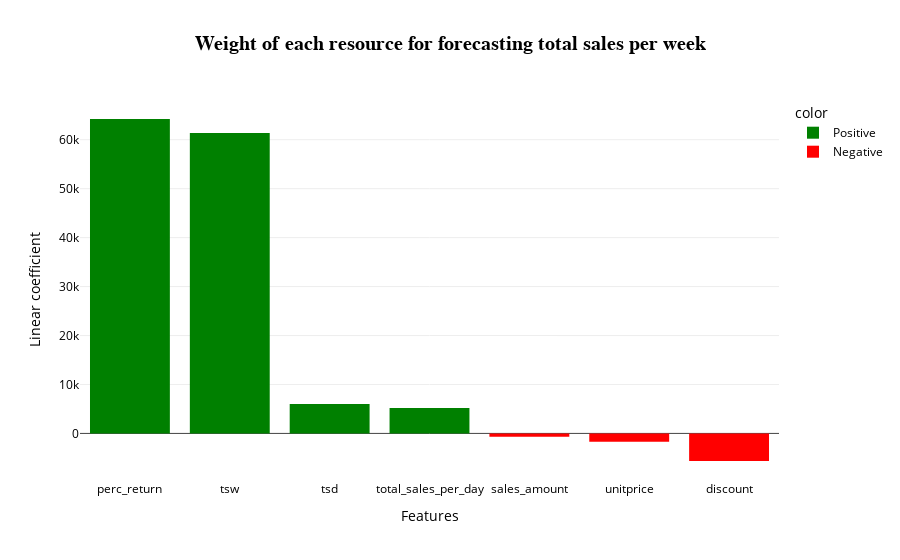

Notebook code cell kept with this figure:
### Markdown cell above
### 8.2. Interpretações dos Coeficientes

### Code cell
# Coeficientes
df_coef= pd.DataFrame(reg_XGB.coef_, X.columns, columns = ['coefficient']).sort_values('coefficient',ascending= False)

# set colors
colors = ['Positive' if c > 0 else 'Negative' for c in df_coef.coefficient]

fig = px.bar(
    x=df_coef.index,y=df_coef.coefficient, color=colors,
    color_discrete_sequence=['green', 'red'],
    labels=dict(x='Features', y='Linear coefficient'),
    title='<b>Weight of each resource for forecasting total sales per week</b>'
)

fig.update_layout(title_font={'size':20, 'family': 'Times New Roman',},
                  font_color="#000000",
                  height=700,
                  template= "xgridoff",)
fig.show()

### Figure 1 — Plotly figure (JSON) as saved in the notebook; plotly's stock layout.template omitted (floating-point values rounded to 4 significant figures)
{"data": [{"alignmentgroup": "True", "hovertemplate": "color=Positive<br>Features=%{x}<br>Linear coefficient=%{y}<extra></extra>", "legendgroup": "Positive", "marker": {"color": "green", "pattern": {"shape": ""}}, "name": "Positive", "offsetgroup": "Positive", "orientation": "v", "showlegend": true, "textposition": "auto", "type": "bar", "x": ["perc_return", "tsw", "tsd", "total_sales_per_day"], "xaxis": "x", "y": [64230.0, 61380.0, 6017.0, 5184.0], "yaxis": "y"}, {"alignmentgroup": "True", "hovertemplate": "color=Negative<br>Features=%{x}<br>Linear coefficient=%{y}<extra></extra>", "legendgroup": "Negative", "marker": {"color": "red", "pattern": {"shape": ""}}, "name": "Negative", "offsetgroup": "Negative", "orientation": "v", "showlegend": true, "textposition": "auto", "type": "bar", "x": ["sales_amount", "unitprice", "discount"], "xaxis": "x", "y": [-668.6, -1720.0, -5632.0], "yaxis": "y"}], "layout": {"autosize": true, "barmode": "relative", "font": {"color": "#000000"}, "legend": {"title": {"text": "color"}, "tracegroupgap": 0}, "title": {"font": {"family": "Times New Roman", "size": 20}, "text": "<b>Weight of each resource for forecasting total sales per week</b>"}, "xaxis": {"anchor": "y", "autorange": true, "domain": [0, 1], "range": [-0.5, 6.5], "title": {"text": "Features"}, "type": "category"}, "yaxis": {"anchor": "x", "autorange": true, "domain": [0, 1], "range": [-9513.0, 68110.0], "title": {"text": "Linear coefficient"}, "type": "linear"}}}
